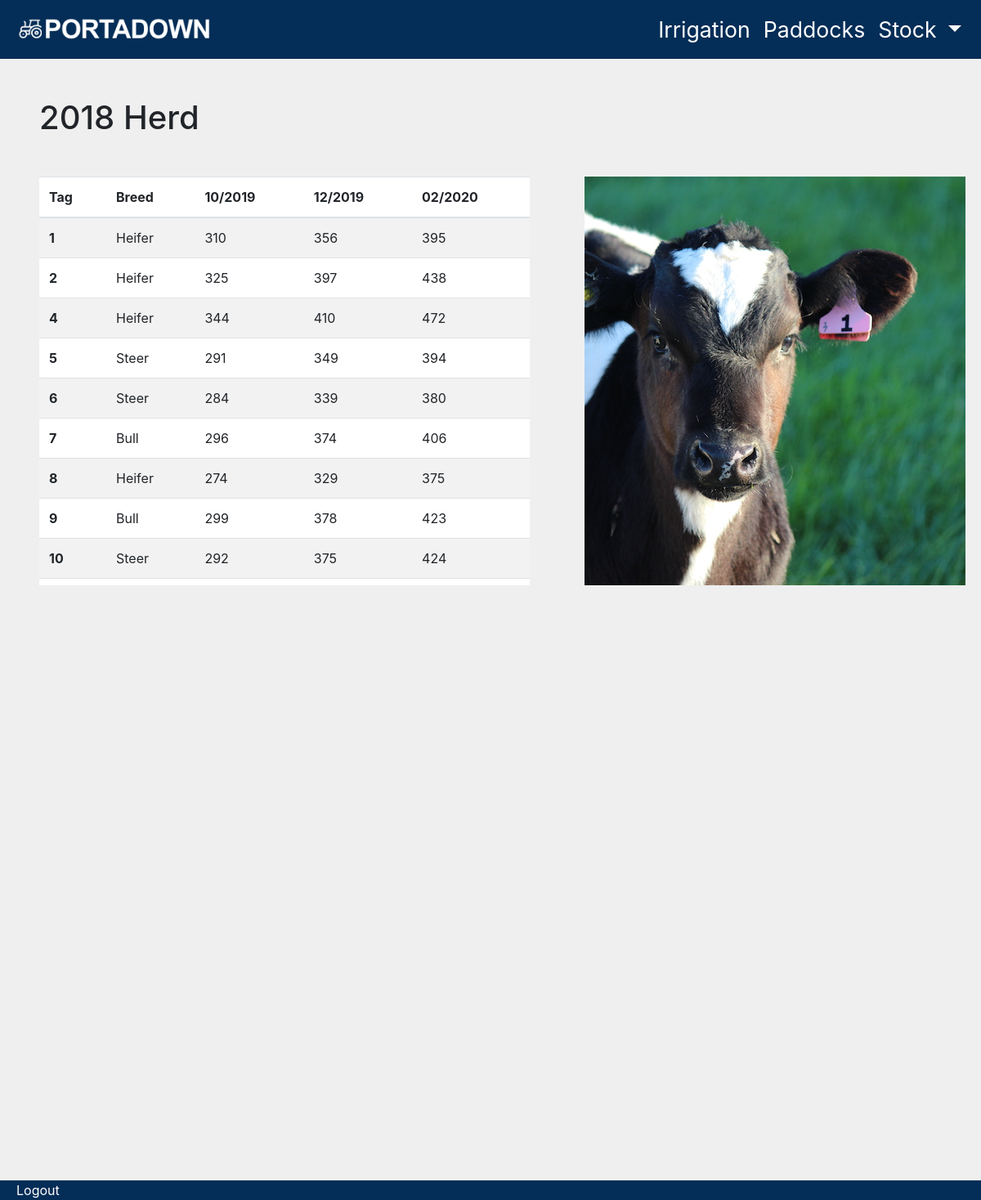
/portadown/weights.php?yearID=1&year_name=2018 (signed in), run on the app's committed database.
### tables this page shows
CREATE TABLE `stock` (
  `stockID` int(5) NOT NULL,
  `tag_number` int(3) NOT NULL,
  `herdID` int(5) NOT NULL,
  `breedID` int(5) NOT NULL,
  `notes` varchar(500) NOT NULL COMMENT 'This allows the user to make notes on the individual cattle '
);

CREATE TABLE `breed` (
  `breedID` int(5) NOT NULL,
  `breed_name` varchar(25) NOT NULL
);

### portadown/weights.php (the view, shortened to what this page needs)
<?php
include("dbconnect.php");
if (!isset($_GET['year_name'])) {
  header("Location: stock.php?alert=error");
} else {
  $year_name = $_GET['year_name'];
}
if (!isset($_GET['yearID'])) {
  header("Location: stock.php?alert=error");
} else {
  $herdID = $_GET['yearID'];
}
$tableheader_sql = "SELECT (YEAR(date)*100) + MONTH(date) AS yyyymm, DATE_FORMAT(date,'%m/%Y') AS label FROM weight JOIN stock ON weight.stockID=stock.stockID WHERE `herdID` = $herdID GROUP BY (YEAR(date)*100) + MONTH(date)";
$tableheader_qry = mysqli_query($dbconnect, $tableheader_sql);
$tableheader_aa = mysqli_fetch_assoc($tableheader_qry);
$cattleweight_sql = "SELECT stockID , tag_number, breed_name FROM stock JOIN breed ON stock.breedID = breed.breedID WHERE herdID = $herdID";
$cattleweight_qry = mysqli_query($dbconnect, $cattleweight_sql);
$cattleweight_aa = mysqli_fetch_assoc($cattleweight_qry);
?>
<!doctype html>
<html lang="en">
  <head>
    <link rel="stylesheet" href="https://stackpath.bootstrapcdn.com/bootstrap/4.1.3/css/bootstrap.min.css">
    <link rel="stylesheet" href="style.css">
  </head>
  <body>
      <?php include("navbar.php") ?>
        <h1 class="my-5 ml-lg-5 ml-md-3 mx-3"><?php echo $year_name ?> Herd</h1>
        <div class="row m-auto">
          <div class="col-lg-6 stock_left ml-lg-5 ml-md-3 mx-3 mb-3 p-0 table-responsive" style="overflow: scroll;">
            <table class="table table-striped">
              <thead>
                <tr>
                  <th scope="col">Tag</th>
                  <th scope="col">Breed</th>
                    <?php do {
                    $month = $tableheader_aa['label'] ?>
                  <th scope="col"><?php echo $month ?></th>
                <?php } while ($tableheader_aa = mysqli_fetch_assoc($tableheader_qry))?>
                </tr>
              </thead>
              <tbody>
                <?php
                do {
                $tag_number = $cattleweight_aa['tag_number'];
                $breed = $cattleweight_aa['breed_name'];
                $stockID = $cattleweight_aa['stockID'];
                $cattleweight1_sql = "SELECT (YEAR(date)*100) + MONTH(date) AS yyyymm, AVG(weight) FROM weight WHERE stockID = $stockID GROUP BY (YEAR(date)*100) + MONTH(date)";
                $cattleweight1_qry = mysqli_query($dbconnect, $cattleweight1_sql);
                $cattleweight1_aa = mysqli_fetch_assoc($cattleweight1_qry); ?>
                <tr>
                  <th scope="row"><?php echo $tag_number ?></th>
                  <td><?php echo $breed ?></td>
                  <?php do {
                    $cattleweight = $cattleweight1_aa['AVG(weight)']?>
                  <td><?php echo round($cattleweight) ?></td>
                <?php } while ($cattleweight1_aa = mysqli_fetch_assoc($cattleweight1_qry))?>
                </tr>
              <?php } while ($cattleweight_aa = mysqli_fetch_assoc($cattleweight_qry))?>
              </tbody>
            </table>
          </div>
          <div class="col-5 ml-auto weights_right">
            <img class="img-fluid weights_image" src="images/cow500px.png" alt="Image of a cow">
          </div>
        </div>
      <?php include("footer.php") ?>
  </body>
</html>

### portadown/style.css (style rules this page uses)
* { font-family: arial, !important; }
.stock_left { background-color: white; height: 500px; }
table { padding: 0 !important; margin: 0 !important; }
.weights_right { height: 500px; }
.table { overflow-x: scroll }
body { background-color: #EFEFEF; }

### data on the page
stock: tag_number "1", breedID.breed_name "Heifer", cattleweight "310", cattleweight "356", cattleweight "395"
stock: tag_number "2", breedID.breed_name "Heifer", cattleweight "325", cattleweight "397", cattleweight "438"
stock: tag_number "4", breedID.breed_name "Heifer", cattleweight "344", cattleweight "410", cattleweight "472"
stock: tag_number "5", breedID.breed_name "Steer", cattleweight "291", cattleweight "349", cattleweight "394"
stock: tag_number "6", breedID.breed_name "Steer", cattleweight "284", cattleweight "339", cattleweight "380"
stock: tag_number "7", breedID.breed_name "Bull", cattleweight "296", cattleweight "374", cattleweight "406"
stock: tag_number "8", breedID.breed_name "Heifer", cattleweight "274", cattleweight "329", cattleweight "375"
stock: tag_number "9", breedID.breed_name "Bull", cattleweight "299", cattleweight "378", cattleweight "423"
stock: tag_number "10", breedID.breed_name "Steer", cattleweight "292", cattleweight "375", cattleweight "424"

### other printed values
$year_name "2018"
$month "10/2019"
$month "12/2019"
$month "02/2020"
